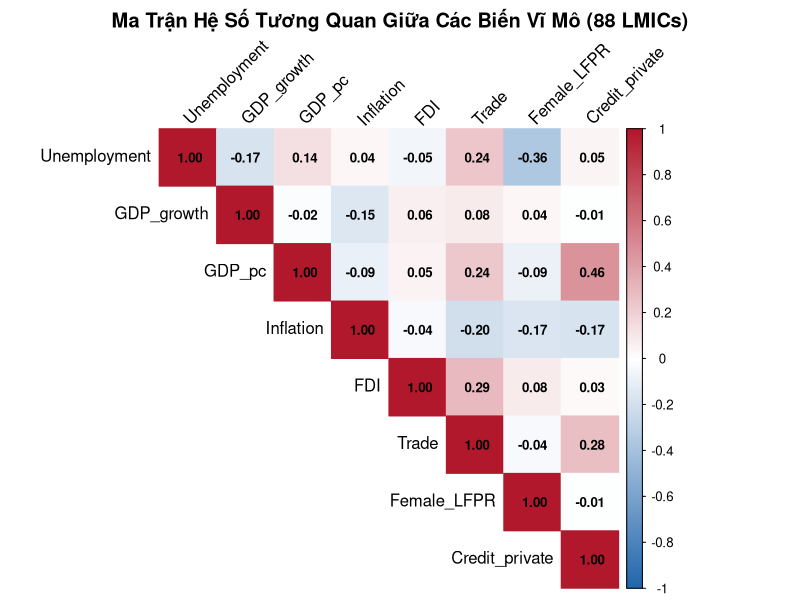
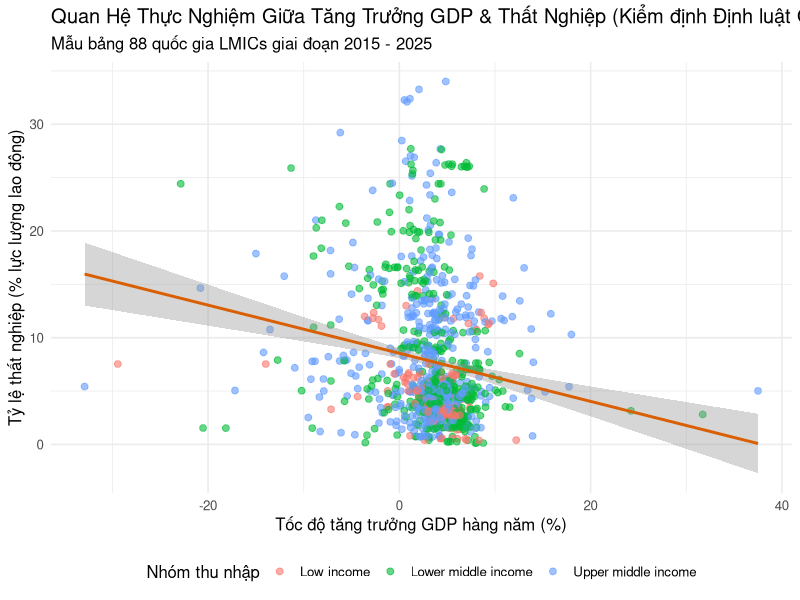
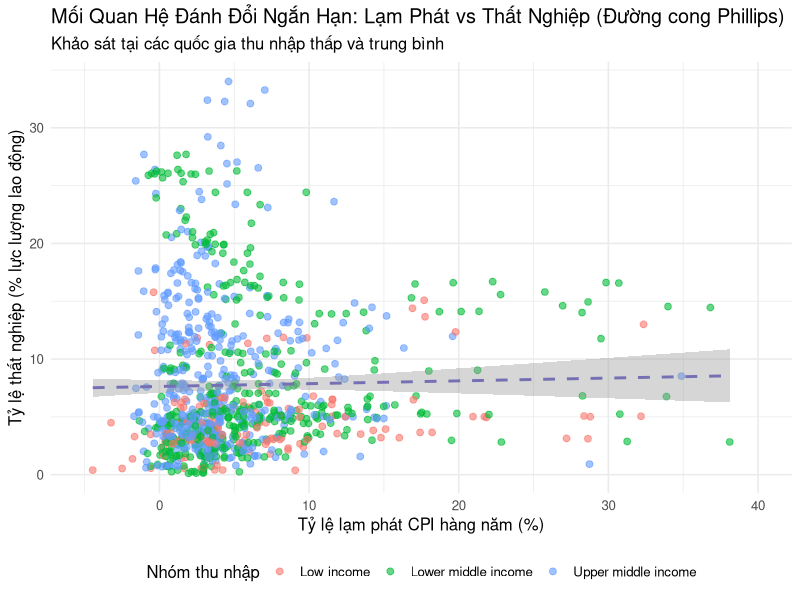
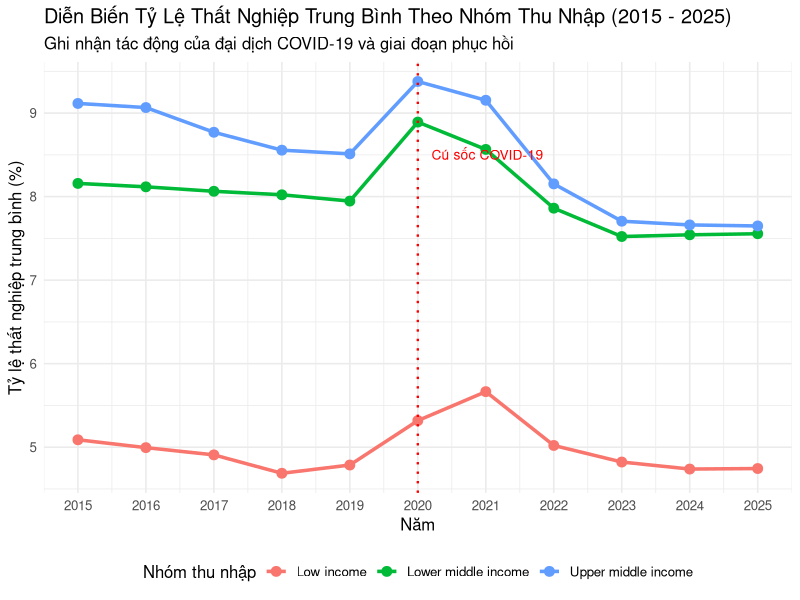

R code for these plots, in order:
# ==============================================================================
# File: scripts/02_eda_descriptive.R
# Mục tiêu: Thống kê mô tả (Descriptive Statistics) và Trực quan hóa dữ liệu (EDA)
# Phụ trách: Thành viên A (chuyển giao cho Thành viên B)
# Đầu vào: data/processed/panel_data_clean.csv
# Đầu ra: reports/tables/table1_summary_statistics.csv, reports/figures/*.png
# ==============================================================================

suppressPackageStartupMessages({
  library(readr)
  library(dplyr)
  library(tidyr)
  library(ggplot2)
  library(corrplot)
  library(scales)
})

cat(">>> BẮT ĐẦU THỐNG KÊ MÔ TẢ & EDA (GIAI ĐOẠN 1) <<<\n")

dir.create("reports/tables", showWarnings = FALSE, recursive = TRUE)
dir.create("reports/figures", showWarnings = FALSE, recursive = TRUE)

df <- read_csv("data/processed/panel_data_clean.csv", show_col_types = FALSE)

core_vars <- c("Unemployment", "GDP_growth", "GDP_pc", "Inflation", 
               "FDI", "Trade", "Female_LFPR", "Credit_private")

# 1. Bảng thống kê mô tả toàn diện
summary_table <- df %>%
  select(all_of(core_vars)) %>%
  pivot_longer(cols = everything(), names_to = "Variable", values_to = "Value") %>%
  group_by(Variable) %>%
  summarise(
    N = sum(!is.na(Value)),
    Mean = mean(Value, na.rm = TRUE),
    SD = sd(Value, na.rm = TRUE),
    Min = min(Value, na.rm = TRUE),
    Q25 = quantile(Value, 0.25, na.rm = TRUE),
    Median = median(Value, na.rm = TRUE),
    Q75 = quantile(Value, 0.75, na.rm = TRUE),
    Max = max(Value, na.rm = TRUE),
    .groups = "drop"
  ) %>%
  mutate(across(where(is.numeric), ~ round(.x, 3)))

write_csv(summary_table, "reports/tables/table1_summary_statistics.csv")
cat("Đã lưu bảng thống kê mô tả vào reports/tables/table1_summary_statistics.csv\n")

# 2. Ma trận tương quan và biểu đồ Heatmap (Kiểm tra đa cộng tuyến sớm)
cor_data <- df %>%
  select(all_of(core_vars)) %>%
  drop_na()

cor_matrix <- cor(cor_data)
write.csv(round(cor_matrix, 3), "reports/tables/table2_correlation_matrix.csv")

png("reports/figures/fig1_correlation_heatmap.png", width = 800, height = 800, res = 120)
corrplot(cor_matrix, method = "color", type = "upper", 
         tl.col = "black", tl.srt = 45, addCoef.col = "black", 
         number.cex = 0.8, col = colorRampPalette(c("#2166ac", "#ffffff", "#b2182b"))(200),
         title = "Ma Trận Hệ Số Tương Quan Giữa Các Biến Vĩ Mô (88 LMICs)", mar = c(0,0,2,0))
dev.off()
cat("Đã lưu biểu đồ Heatmap tương quan vào reports/figures/fig1_correlation_heatmap.png\n")

# 3. Đồ thị phân tán kiểm tra Định luật Okun (Unemployment vs GDP Growth)
p_okun <- ggplot(df, aes(x = GDP_growth, y = Unemployment)) +
  geom_point(aes(color = income), alpha = 0.6, size = 2) +
  geom_smooth(method = "lm", color = "#d95f02", se = TRUE, linetype = "solid") +
  labs(
    title = "Quan Hệ Thực Nghiệm Giữa Tăng Trưởng GDP & Thất Nghiệp (Kiểm định Định luật Okun)",
    subtitle = "Mẫu bảng 88 quốc gia LMICs giai đoạn 2015 - 2025",
    x = "Tốc độ tăng trưởng GDP hàng năm (%)",
    y = "Tỷ lệ thất nghiệp (% lực lượng lao động)",
    color = "Nhóm thu nhập"
  ) +
  theme_minimal(base_size = 12) +
  theme(legend.position = "bottom")

ggsave("reports/figures/fig2_okun_scatter.png", p_okun, width = 8, height = 6, dpi = 300)

# 4. Đồ thị phân tán kiểm tra Đường cong Phillips (Unemployment vs Inflation)
p_phillips <- ggplot(df, aes(x = Inflation, y = Unemployment)) +
  geom_point(aes(color = income), alpha = 0.6, size = 2) +
  geom_smooth(method = "lm", color = "#7570b3", se = TRUE, linetype = "dashed") +
  scale_x_continuous(limits = c(-5, 40)) + # Giới hạn dải lạm phát tránh méo mó do ngoại lai siêu lạm phát
  labs(
    title = "Mối Quan Hệ Đánh Đổi Ngắn Hạn: Lạm Phát vs Thất Nghiệp (Đường cong Phillips)",
    subtitle = "Khảo sát tại các quốc gia thu nhập thấp và trung bình",
    x = "Tỷ lệ lạm phát CPI hàng năm (%)",
    y = "Tỷ lệ thất nghiệp (% lực lượng lao động)",
    color = "Nhóm thu nhập"
  ) +
  theme_minimal(base_size = 12) +
  theme(legend.position = "bottom")

ggsave("reports/figures/fig3_phillips_scatter.png", p_phillips, width = 8, height = 6, dpi = 300)

# 5. Xu hướng diễn biến thất nghiệp qua các năm (2015 - 2025)
p_trend <- df %>%
  group_by(year, income) %>%
  summarise(mean_unemp = mean(Unemployment, na.rm = TRUE), .groups = "drop") %>%
  ggplot(aes(x = year, y = mean_unemp, color = income, group = income)) +
  geom_line(linewidth = 1.2) +
  geom_point(size = 3) +
  geom_vline(xintercept = 2020, linetype = "dotted", color = "red", linewidth = 0.8) +
  annotate("text", x = 2020.2, y = 8.5, label = "Cú sốc COVID-19", color = "red", hjust = 0, size = 3.5) +
  scale_x_continuous(breaks = 2015:2025) +
  labs(
    title = "Diễn Biến Tỷ Lệ Thất Nghiệp Trung Bình Theo Nhóm Thu Nhập (2015 - 2025)",
    subtitle = "Ghi nhận tác động của đại dịch COVID-19 và giai đoạn phục hồi",
    x = "Năm",
    y = "Tỷ lệ thất nghiệp trung bình (%)",
    color = "Nhóm thu nhập"
  ) +
  theme_minimal(base_size = 12) +
  theme(legend.position = "bottom")

ggsave("reports/figures/fig4_unemployment_trend.png", p_trend, width = 9, height = 5.5, dpi = 300)

cat(">>> HOÀN THÀNH: Đã xuất toàn bộ biểu đồ và bảng EDA <<<\n")
